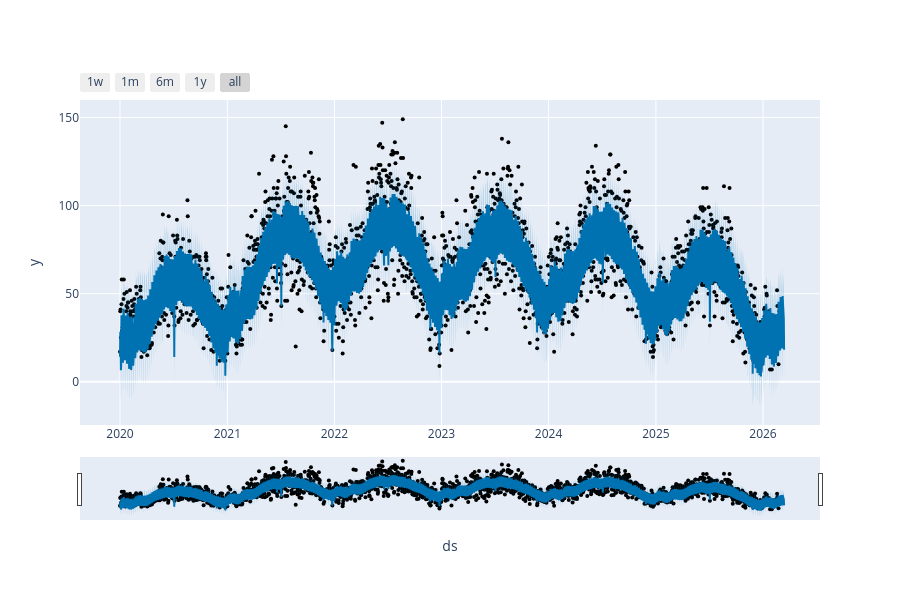
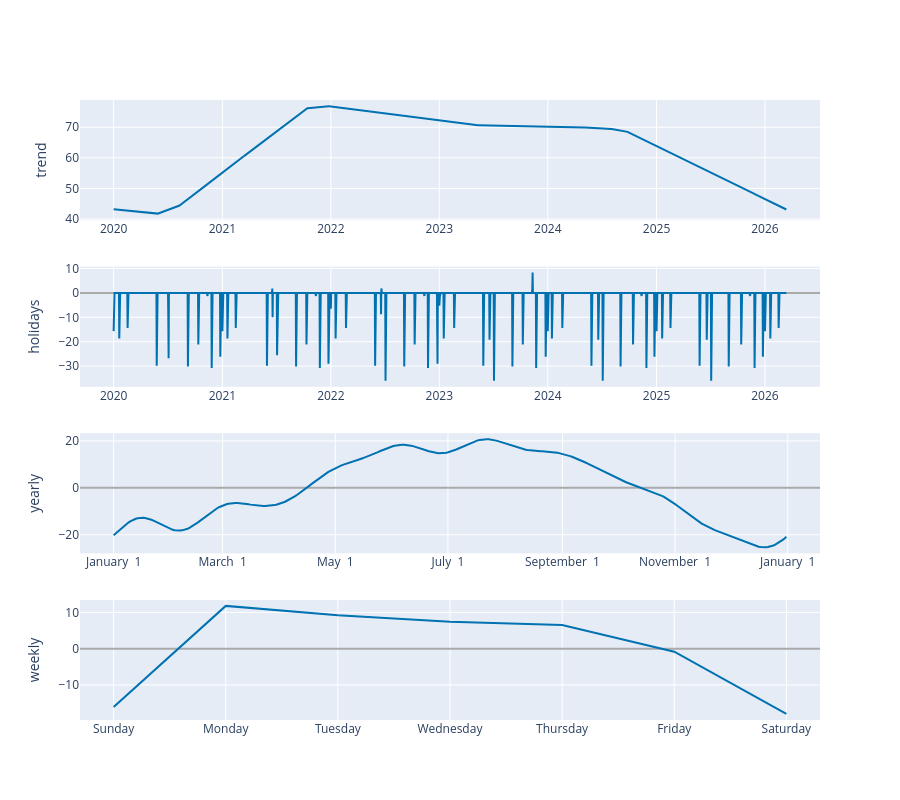

Here is the notebook cell these charts were saved with, in order:
### Markdown cell above
## Plots and Evaluation of the Model

### Code cell
fig1 = plot_plotly(m, forecast)
fig1.show()

fig2 = plot_components_plotly(m, forecast)
fig2.show()

### Figure 1 — Plotly figure (JSON) as saved in the notebook; plotly's stock layout.template omitted (floating-point values rounded to 4 significant figures; data arrays with more than 128 entries replaced by an {"elided": "..."} marker saying what was removed)
{"data": [{"marker": {"color": "black", "size": 4}, "mode": "markers", "name": "Actual", "type": "scatter", "x": {"elided": "2251 str values"}, "y": {"elided": "2251 int values"}}, {"hoverinfo": "skip", "line": {"width": 0}, "mode": "lines", "type": "scatter", "x": {"elided": "2265 str values"}, "y": {"elided": "2265 float values"}}, {"fill": "tonexty", "fillcolor": "rgba(0, 114, 178, 0.2)", "line": {"color": "#0072B2", "width": 2}, "mode": "lines", "name": "Predicted", "type": "scatter", "x": {"elided": "2265 str values"}, "y": {"elided": "2265 float values"}}, {"fill": "tonexty", "fillcolor": "rgba(0, 114, 178, 0.2)", "hoverinfo": "skip", "line": {"width": 0}, "mode": "lines", "type": "scatter", "x": {"elided": "2265 str values"}, "y": {"elided": "2265 float values"}}], "layout": {"height": 600, "showlegend": false, "width": 900, "xaxis": {"rangeselector": {"buttons": [{"count": 7, "label": "1w", "step": "day", "stepmode": "backward"}, {"count": 1, "label": "1m", "step": "month", "stepmode": "backward"}, {"count": 6, "label": "6m", "step": "month", "stepmode": "backward"}, {"count": 1, "label": "1y", "step": "year", "stepmode": "backward"}, {"step": "all"}]}, "rangeslider": {"visible": true}, "title": {"text": "ds"}, "type": "date"}, "yaxis": {"title": {"text": "y"}}}}

### Figure 2 — Plotly figure (JSON) as saved in the notebook; plotly's stock layout.template omitted (floating-point values rounded to 4 significant figures; data arrays with more than 128 entries replaced by an {"elided": "..."} marker saying what was removed)
{"data": [{"line": {"color": "#0072B2", "width": 2}, "mode": "lines", "name": "trend", "type": "scatter", "x": {"elided": "2265 str values"}, "xaxis": "x", "y": {"elided": "2265 float values"}, "yaxis": "y"}, {"line": {"color": "#0072B2", "width": 2}, "mode": "lines", "name": "holidays", "text": {"elided": "2265 str values"}, "type": "scatter", "x": {"elided": "2265 str values"}, "xaxis": "x2", "y": {"elided": "2265 float values"}, "yaxis": "y2"}, {"line": {"color": "#0072B2", "width": 2}, "mode": "lines", "name": "yearly", "type": "scatter", "x": {"elided": "365 str values"}, "xaxis": "x3", "y": {"elided": "365 float values"}, "yaxis": "y3"}, {"line": {"color": "#0072B2", "width": 2}, "mode": "lines", "name": "weekly", "type": "scatter", "x": ["2017-01-01T00:00:00", "2017-01-02T00:00:00", "2017-01-03T00:00:00", "2017-01-04T00:00:00", "2017-01-05T00:00:00", "2017-01-06T00:00:00", "2017-01-07T00:00:00"], "xaxis": "x4", "y": [-16.1, 11.8, 9.224, 7.394, 6.545, -0.8405, -18.02], "yaxis": "y4"}], "layout": {"height": 800, "showlegend": false, "width": 900, "xaxis": {"anchor": "y", "domain": [0, 1], "range": ["2019-09-09T19:12:00", "2026-07-05T04:48:00"], "type": "date"}, "xaxis2": {"anchor": "y2", "domain": [0, 1], "range": ["2019-09-09T19:12:00", "2026-07-05T04:48:00"], "type": "date"}, "xaxis3": {"anchor": "y3", "domain": [0, 1], "range": ["2016-12-13T18:54:02.958904115", "2018-01-18T11:04:57.863013581"], "tickformat": "%B %e", "type": "date"}, "xaxis4": {"anchor": "y4", "domain": [0, 1], "range": ["2016-12-31T16:48:00", "2017-01-07T07:12:00"], "tickformat": "%A", "type": "date"}, "yaxis": {"anchor": "x", "domain": [0.8063, 1], "rangemode": "normal", "title": {"text": "trend"}, "zerolinecolor": "#AAA"}, "yaxis2": {"anchor": "x2", "domain": [0.5375, 0.7312], "rangemode": "tozero", "title": {"text": "holidays"}, "zerolinecolor": "#AAA"}, "yaxis3": {"anchor": "x3", "domain": [0.2687, 0.4625], "title": {"text": "yearly"}, "zerolinecolor": "#AAA"}, "yaxis4": {"anchor": "x4", "domain": [0, 0.1938], "title": {"text": "weekly"}, "zerolinecolor": "#AAA"}}}
